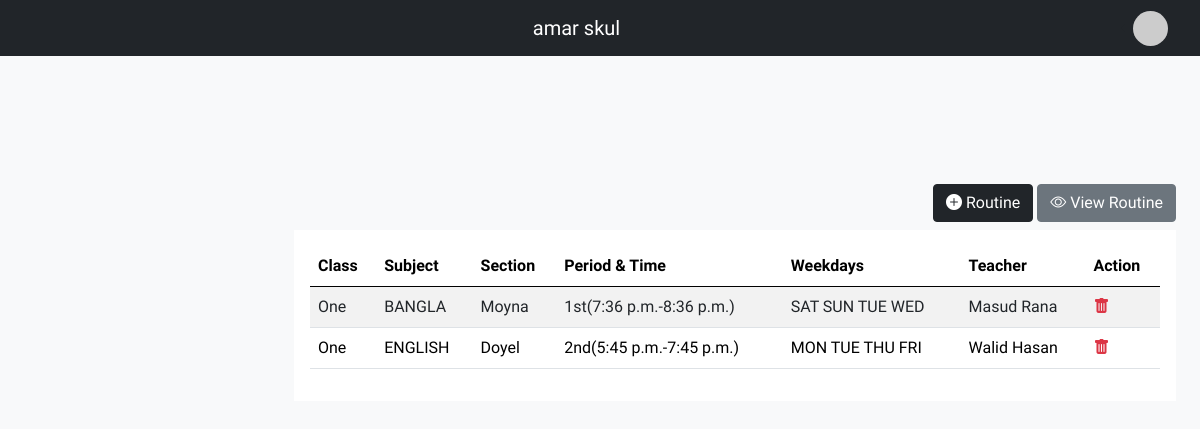
Screenshot of /dashboard/routine (signed in) with the database file from the repository.
### base/models.py (models this page shows, shortened)
class User(AbstractUser):
  name = models.CharField(max_length=500)
  due_date = models.DateField(null=True, blank=True)
  number = models.CharField(max_length=100)
  logo = models.FileField(upload_to='logo')
  def __str__(self):
    return self.name

class Routine(models.Model):
    school = models.ForeignKey(User, on_delete=models.CASCADE)
    clas = models.ForeignKey(Class, on_delete=models.CASCADE)
    sec = models.ForeignKey(Section, on_delete=models.CASCADE)
    period = models.CharField(max_length=100)
    sub = models.TextField(blank=True)
    start = models.TimeField()
    end = models.TimeField()
    week = models.ManyToManyField(Day)
    teacher = models.CharField(max_length=100)

class Class(models.Model):
  school = models.ForeignKey(User, on_delete=models.CASCADE, null=True, blank=True)
  name = models.CharField(max_length=50)
  type = models.CharField(max_length=100)
  subjects = models.ManyToManyField(Subject)
  start_time = models.TimeField(null=True, blank=True)
  end_time = models.TimeField(null=True, blank=True)

class Section(models.Model):
  school = models.ForeignKey(User, on_delete=models.CASCADE, null=True, blank=True)
  name = models.CharField(max_length=200)
  clas_name = models.ForeignKey(Class, on_delete=models.CASCADE,null=True,blank=True)
  shift = models.CharField(max_length=100)
  year = models.CharField(max_length=100)
  group = models.CharField(max_length=100)
  room = models.CharField(max_length=100)

class Day(models.Model):
  name = models.CharField(max_length=50)

### base/views.py (the view, shortened to what this page needs)
# urls.py: path('dashboard/routine', routine, name='routine')
def routine(r):
  data = r.POST
  d = r.GET.get('delete')
  if d:
    Routine.objects.get(id=d).delete()
  context = {'routine': Routine.objects.all()}
  return render(r, 'dashboard/routine.html', context)

### base/context_processors.py (called while the page is built)
def get_subjects(r):
  context = {'subjects': Subject.objects.all()}
  return context

def get_classes(r):
  context = {'classes': Class.objects.filter(school__id=r.user.id)}
  return context

def get_years(r):
  context = {'years':Year.objects.all()}
  return context

def get_sec(r):
  context = {'sections':Section.objects.all()}
  return context

def get_day(r):
  context = {'days':Day.objects.all()}
  return context

### templates/dashboard/routine.html (shortened to what this page needs)
{% extends 'dashboard/dashboard.html' %}
{% block body %}
<div class="col-md-12">
<section class="vh-100">
 <div class="mt-5 d-lex h-75 justify-content-center align-items-center">
<div class="text-end">
<button type="button" class="btn btn-dark my-2" data-bs-toggle="modal" data-bs-target="#exampleModal">
  <i class="bi bi-plus-circle-fill"></i> Routine
</button>
<button type="button" class="btn btn-secondary my-2">
    <i class="bi bi-eye"></i> View Routine
  </button>
</div>
   <div class="card-table card-body bg-white">
<table class="table table-striped">
  <thead>
    <tr>
      <th scope="col">Class</th>
      <th scope="col">Subject</th>
      <th scope="col">Section</th>
      <th scope="col">Period & Time</th>
      <th scope="col">Weekdays</th>
      <th scope="col">Teacher</th>
      <th scope="col">Action</th>
    </tr>
  </thead>
  <tbody>
    {% for r in routine %}
    <tr>
      <td>{{r.clas.name}}</td>
      <td>{{r.sub}}</td>
      <td>{{r.sec.name}}</td>
      <td>{{r.period}}({{r.start}}-{{r.end}})</td>
      <td> {% for w in r.week.all %}
            {{w.name}}{% endfor %}</td>
      <td>{{r.teacher}}</td>
      <td>
        <a href="/dashboard/routine?delete={{r.id}}"><i class="text-danger bi bi-trash-fill"></i></a>
      </td>
    </tr>
    {% endfor %}
  </table>
        </div>
    </div>
  </section>
</div>
{% endblock %}

### templates/dashboard/dashboard.html (shortened to what this page needs)
{% load static %}
<!DOCTYPE html>
<html lang="en">
  <head>
    <link rel="stylesheet" href="css/bootstrap.min.css" />
    <link
      rel="stylesheet"
      href="https://cdn.jsdelivr.net/npm/bootstrap-icons@1.4.1/font/bootstrap-icons.css"
    />
    <link href="https://cdn.jsdelivr.net/npm/bootstrap@5.0.2/dist/css/bootstrap.min.css" rel="stylesheet">
  </head>
  <body class="bg-light">
    <nav class="p-2 navbar navbar-expand-lg navbar-dark bg-dark">
      <div class="container-fluid">
        <a class="mx-auto navbar-brand" href="/dashboard">{{request.user.name}}</a>
        <div class="dropdown dropstart">
          <div class="dropdown-toggle" type="button" id="dropdownMenuButton1" data-bs-toggle="dropdown" aria-expanded="false">
            <img class="avatar img-fluid" src="https://api.dicebear.com/6.x/initials/svg?seed={{request.user}}">
          </div>
        </div>
      </div>
    </nav>
    <main class="mt-5 pt-3">
      <div class="container-fluid">
        <div class="row">
          <div class="col-md-12">
          </div>
        </div>
        <div class="row">
            {% block body %}
            {% endblock %}
        </div>
      </div>
    </main>
  </body>
</html>

### templates/dashboard/dashboard.html (style rules this page uses)
body, button { font-family: 'Inconsolata', sans-serif; }
.card-table { width : 100%; overflow-x : scroll; }
:root { --offcanvas-width: 270px; --topNavbarHeight: 56px; }
@media (min-width: 992px) { body { overflow: auto !important; } }
@media (min-width: 992px) { main { margin-left: var(--offcanvas-width); } }
.avatar { height : 35px; width :35px; border-radius : 100px; }

### rows the page displays
User: user.name "amar skul"
Routine: clas.name "One", sub "BANGLA", sec.name "Moyna", period "1st", start "7:36 p.m.", end "8:36 p.m.", teacher "Masud Rana"
Day: name "SAT"
Day: name "SUN"
Day: name "TUE"
Day: name "WED"
Routine: clas.name "One", sub "ENGLISH", sec.name "Doyel", period "2nd", start "5:45 p.m.", end "7:45 p.m.", teacher "Walid Hasan"
Day: name "MON"
Day: name "THU"
Day: name "FRI"
